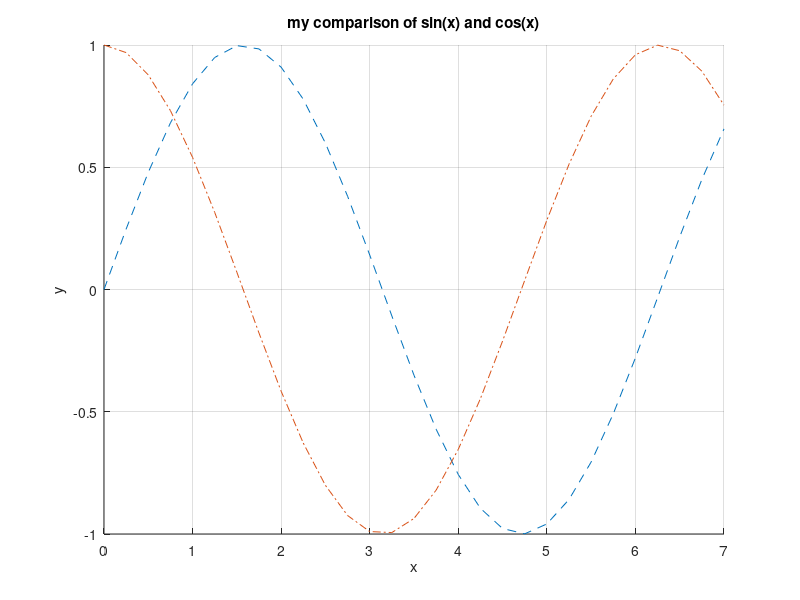

Source code (MATLAB): (Note: this script raises an error after producing the figure.)
%% Example
% following ideas from http://almutei.wordpress.com
clear all; close all; clc;

% Do my Calculations
x=(0:0.25:7); sinx=sin(x); cosx=cos(x'); z = cosx*sinx;

% Plot my comparison of functions
figure(1)
hold on;
    h = plot(x,sinx,'--');
    k = plot(x,cosx,'-.');
hold off;
grid on; 
title('my comparison of sin(x) and cos(x)')
xlabel('x'); ylabel('y');
% convert to Tikz
matlab2tikz('myfigure.tex','height','4cm','width','3in')

% Plot surface
figure(2)
surf(z);
title('my surface z')
xlabel('x'); ylabel('y'); zlabel('z');
% convert to Tikz
matlab2tikz('myfigure2.tex','height','4cm','width','3in')